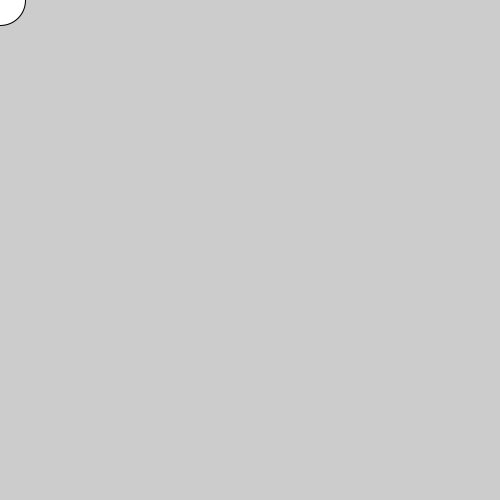
Frame 1 (no input)
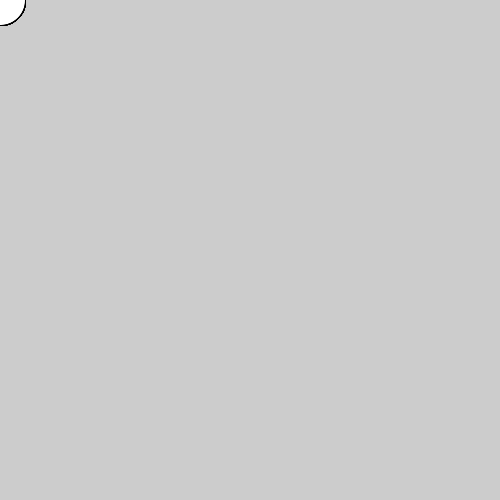
Frame 60 (the mouse pressed at the canvas centre just before this capture)
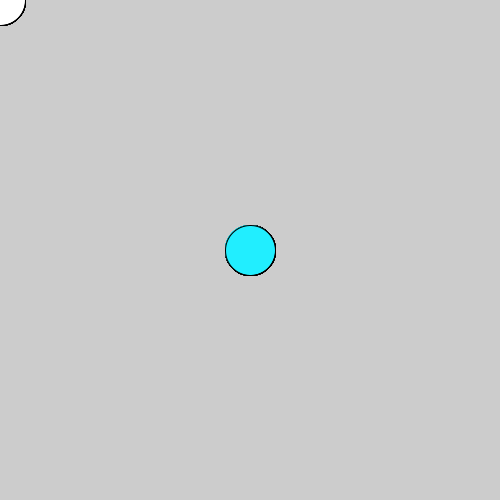
Frame 120 (the mouse held since frame 60 and released just before this capture)

The Processing sketch that drew these frames (run headless with seeded random() and noise(); from frame 60 on, the mouse is pressed at the canvas centre):

// Processing sketch: bolinha_seguindo_o_mouse
// ── bolinha_seguindo_o_mouse.pde
/*size(300,300);

fill(255);
stroke(255,100,255);
ellipse(50, 150, 100, 100);

fill(0);
text("Hello world!", 19, 150);
*/

// aplicação 01

void setup() {
  size(500,500);
}

void draw(){
  if (mousePressed) fill(#21EEFF);
  else fill(255);
  ellipse(mouseX, mouseY, 50, 50);
}
